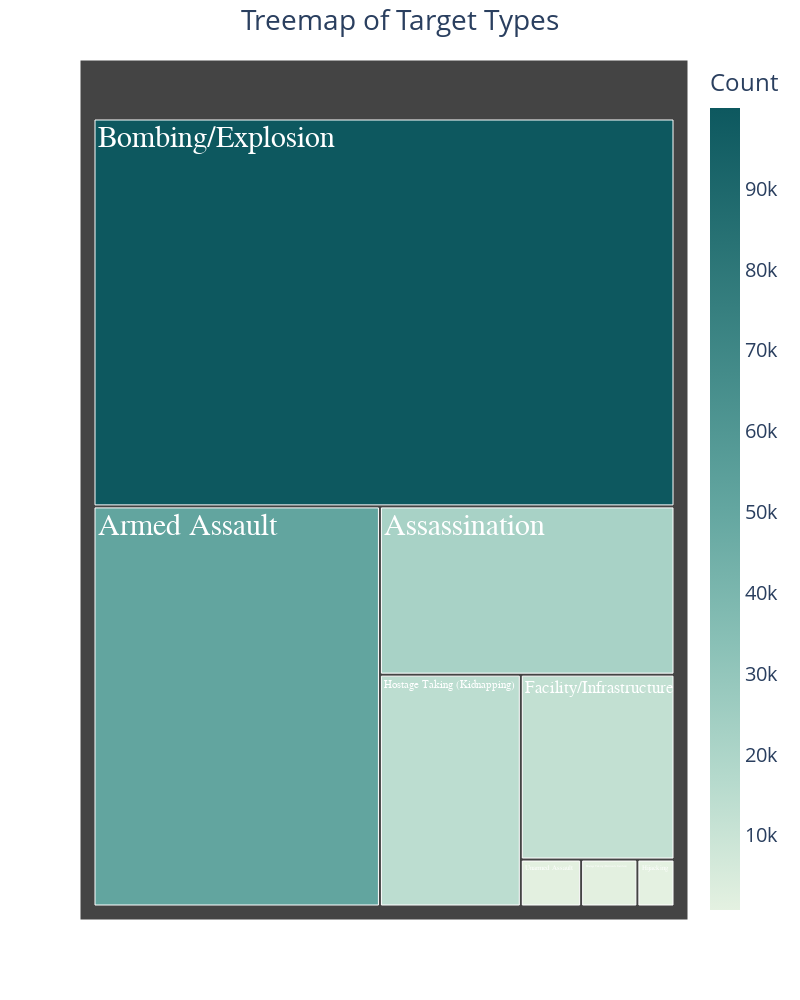

Write notebook code for a chart like this one.
### Code cell
# Replace this part with your actual data
data = {
    'Target Type': ['Bombing/Explosion', 'Armed Assault', 'Assassination', 'Hostage Taking (Kidnapping)', 
                    'Facility/Infrastructure', 'Unarmed Assault', 'Hostage Taking (Barricade Incident)', 'Hijacking'],
    'Count': [99986, 50845, 21989, 14493, 12606, 1257, 1172, 773]
}

df = pd.DataFrame(data)

# Create the treemap with a lighter color scale
fig = px.treemap(df, path=['Target Type'], values='Count', color='Count', hover_data=['Count'], color_continuous_scale='Mint')

# Update layout to set a lighter color scale and align title to the left
fig.update_layout(
    title='Treemap of Target Types',
    font=dict(size=20),  # Font size
    width=1000,  # Width of the chart
    height=1000,  # Height of the chart
    title_x=0.5  # Adjust title alignment to the center (value between 0 and 1)
)

# Centralize cell titles
fig.update_traces(textfont=dict(size=30, color='WHite', family='Calibri'), selector=dict(type='treemap'))

fig.show()

### Figure 1 — Plotly figure (JSON) as saved in the notebook; plotly's stock layout.template omitted (floating-point values rounded to 4 significant figures)
{"data": [{"branchvalues": "total", "customdata": [[50845, 50845], [21989, 21989], [99986, 99986], [12606, 12606], [773, 773], [1172, 1172], [14493, 14493], [1257, 1257]], "domain": {"x": [0, 1], "y": [0, 1]}, "hovertemplate": "labels=%{label}<br>Count_sum=%{value}<br>parent=%{parent}<br>id=%{id}<br>Count=%{color}<extra></extra>", "ids": ["Armed Assault", "Assassination", "Bombing/Explosion", "Facility/Infrastructure", "Hijacking", "Hostage Taking (Barricade Incident)", "Hostage Taking (Kidnapping)", "Unarmed Assault"], "labels": ["Armed Assault", "Assassination", "Bombing/Explosion", "Facility/Infrastructure", "Hijacking", "Hostage Taking (Barricade Incident)", "Hostage Taking (Kidnapping)", "Unarmed Assault"], "marker": {"coloraxis": "coloraxis", "colors": [50845, 21989, 99986, 12606, 773, 1172, 14493, 1257]}, "name": "", "parents": ["", "", "", "", "", "", "", ""], "textfont": {"color": "WHite", "family": "Calibri", "size": 30}, "type": "treemap", "values": [50845, 21989, 99986, 12606, 773, 1172, 14493, 1257]}], "layout": {"coloraxis": {"colorbar": {"title": {"text": "Count"}}, "colorscale": [[0, "rgb(228, 241, 225)"], [0.1667, "rgb(180, 217, 204)"], [0.3333, "rgb(137, 192, 182)"], [0.5, "rgb(99, 166, 160)"], [0.6667, "rgb(68, 140, 138)"], [0.8333, "rgb(40, 114, 116)"], [1, "rgb(13, 88, 95)"]]}, "font": {"size": 20}, "height": 1000, "legend": {"tracegroupgap": 0}, "margin": {"t": 60}, "title": {"text": "Treemap of Target Types", "x": 0.5}, "width": 800}}
